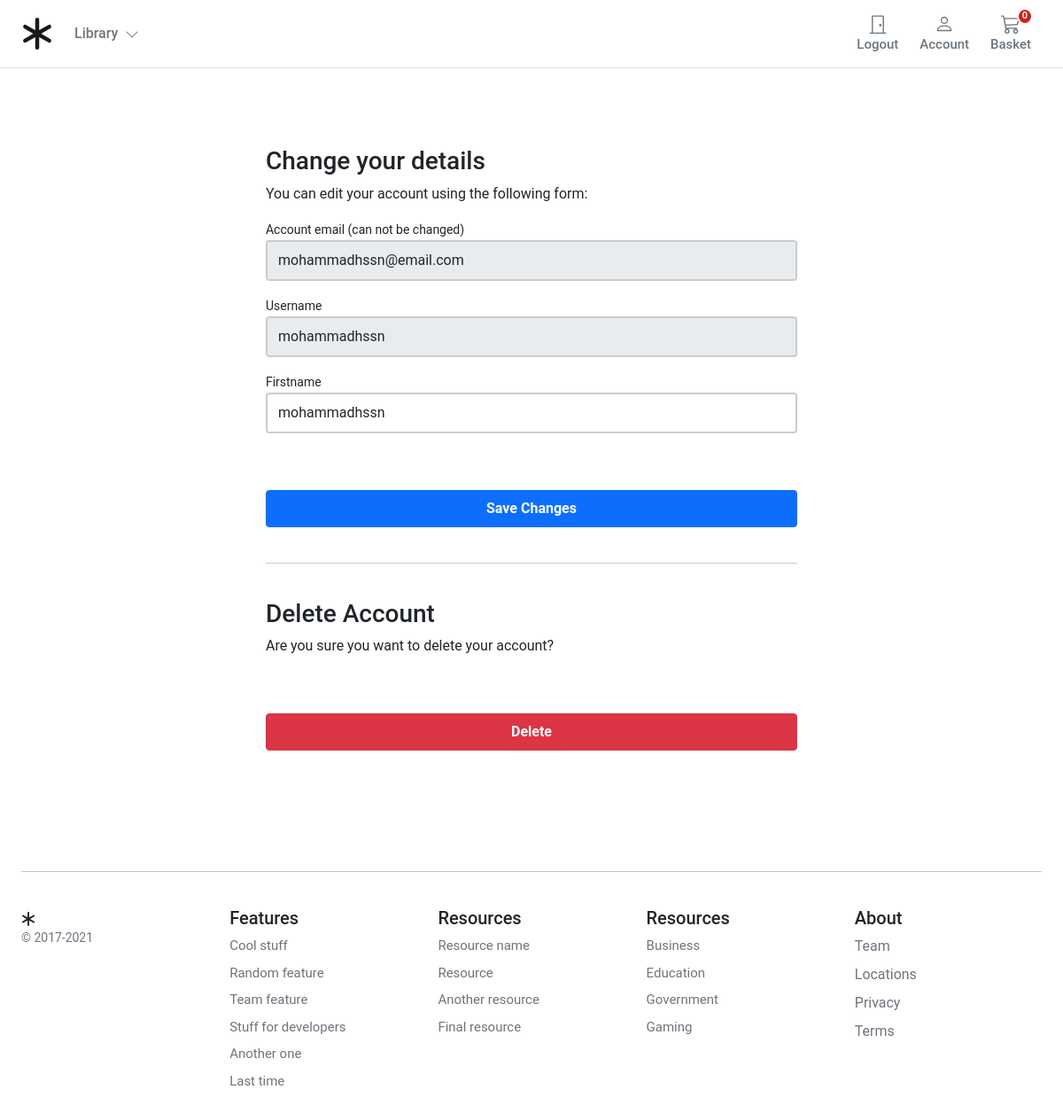
Page /account/profile/edit/ (signed in) on the committed database.
### account/models.py (models this page shows, shortened)
class UserBase(AbstractBaseUser, PermissionsMixin):
    email = models.EmailField(_('email address'), unique=True)
    user_name = models.CharField(max_length=150, unique=True)
    first_name = models.CharField(max_length=150, blank=True)
    about = models.TextField(_('about'), max_length=500, blank=True)
    country = CountryField()
    phone_number = models.CharField(max_length=150, blank=True)
    postcode = models.CharField(max_length=12, blank=True)
    address_line_1 = models.CharField(max_length=150, blank=True)
    address_line_2 = models.CharField(max_length=150, blank=True)
    town_city = models.CharField(max_length=150, blank=True)
    is_active = models.BooleanField(default=False)
    is_staff = models.BooleanField(default=False)
    created = models.DateTimeField(auto_now_add=True)
    updated = models.DateTimeField(auto_now=True)
    objects = CustomAccountManager()
    USERNAME_FIELD = 'email'
    REQUIRED_FIELDS = ['user_name']
    class Meta:
        verbose_name = 'Accounts'
        verbose_name_plural = 'Accounts'

### account/views.py (the view, shortened to what this page needs)
# urls.py: path('profile/edit/', views.EditProfile.as_view(), name='edit_profile'),
class EditProfile(LoginRequiredMixin, View):
    form_class = UserEditForm
    template_name = 'account/edit_detail.html'
    def get(self, request):
        user_form = self.form_class(instance=request.user)
        return render(request, self.template_name, {'user_form': user_form})

### account/forms.py
class UserEditForm(forms.ModelForm):
    email = forms.EmailField(
        label='Account email (can not be changed)', max_length=200, widget=forms.TextInput(
            attrs={'class': 'form-control mb-3', 'placeholder': 'email', 'id': 'form-email', 'readonly': 'readonly'}))
    user_name = forms.CharField(
        label='Username', min_length=4, max_length=50, widget=forms.TextInput(
            attrs={'class': 'form-control mb-3', 'placeholder': 'Username', 'id': 'form-firstname',
                   'readonly': 'readonly'}))
    first_name = forms.CharField(
        label='Firstname', min_length=4, max_length=50, widget=forms.TextInput(
            attrs={'class': 'form-control mb-3', 'placeholder': 'Firstname', 'id': 'form-lastname'}))
    class Meta:
        model = UserBase
        fields = ('email', 'user_name', 'first_name',)
    def __init__(self, *args, **kwargs):
        super().__init__(*args, **kwargs)
        self.fields['user_name'].required = True
        self.fields['email'].required = True

### basket/basket.py (called while the page is built)
    def __len__(self):
        return sum(item['qty'] for item in self.basket.values())

### basket/context_processors.py (called while the page is built)
def basket(request):
    return {'basket': Basket(request)}

### store/context_processors.py (called while the page is built)
def categories(request):
    return {
        'categories': Category.objects.all()
    }

### account/templates/account/edit_detail.html (shortened to what this page needs)
{% extends 'base.html' %}
{% block content %}
    <div class="container-fluid">
        <div class="row no-gutter">
            <div class="col-md-12">
                <div class="login d-flex align-items-center py-5">
                    <div class="container">
                        <div class="row">
                            <div class="col-12 col-lg-7  mx-auto">
                                <form class="account-form px-4 pt-4" method="post" enctype="multipart/form-data">
                                    {% if user_form.is_valid and profile_form.is_valid %}
                                        <div class="alert alert-primary" role="alert">
                                            Details successfully updated!
                                        </div>
                                        <p class="small text-center pt-0">
                                            <a href="{% url "account:dashboard" %}">Back to Dashboard</a>
                                        </p>
                                    {% else %}
                                        <h3>Change your details</h3>
                                        <p>You can edit your account using the following form:</p>
                                    {% endif %}
                                    <label class="small font-weight-bold">{{ user_form.email.label }}</label>
                                    {{ user_form.email }}
                                    <label class="small font-weight-bold">{{ user_form.user_name.label }}</label>
                                    {{ user_form.user_name }}
                                    <label class="small font-weight-bold">{{ user_form.first_name.label }}</label>
                                    {{ user_form.first_name }}
                                    <button class="btn btn-primary btn-block py-2 mb-4 mt-5 fw-bold w-100" type="submit"
                                            value="Save changes">Save Changes
                                    </button>
                                    <hr class="mb-3">
                                </form>
                                <form class="account-form px-4" action="{% url "account:delete_user" %}" method="post">
                                    <p class=" h3 pt-4 font-weight-bold">Delete Account</p>
                                    <p>Are you sure you want to delete your account?</p>
                                    <button type="submit" role="button"
                                            class="btn btn-danger btn-block py-2 mb-4 mt-5 fw-bold w-100">Delete
                                    </button>
                                </form>
                            </div>
                        </div>
                    </div>
                </div>
            </div>
        </div>
    </div>
{% endblock %}

### static/main/css/base.css (style rules this page uses)
@media (min-width: 1000px) { .container { max-width: 1000px; } }
@media (max-width: 1200px) { .container { max-width: 100%; padding: 0 24px; } }
html, body, p, div { letter-spacing: -0.02px; font-family: 'Roboto', sans-serif; }

### account/templates/account/edit_detail.html (style rules this page uses)
.account-form input { border: 2px solid #ccc; height: calc(2em + .75rem + 2px); }

### rows in the picture
UserBase: email "mohammadhssn@email.com", user_name "mohammadhssn", first_name "mohammadhssn"

### other values in the picture
{{ user_form.email.label }} "Account email (can not be changed)"
{{ user_form.user_name.label }} "Username"
{{ user_form.first_name.label }} "Firstname"
